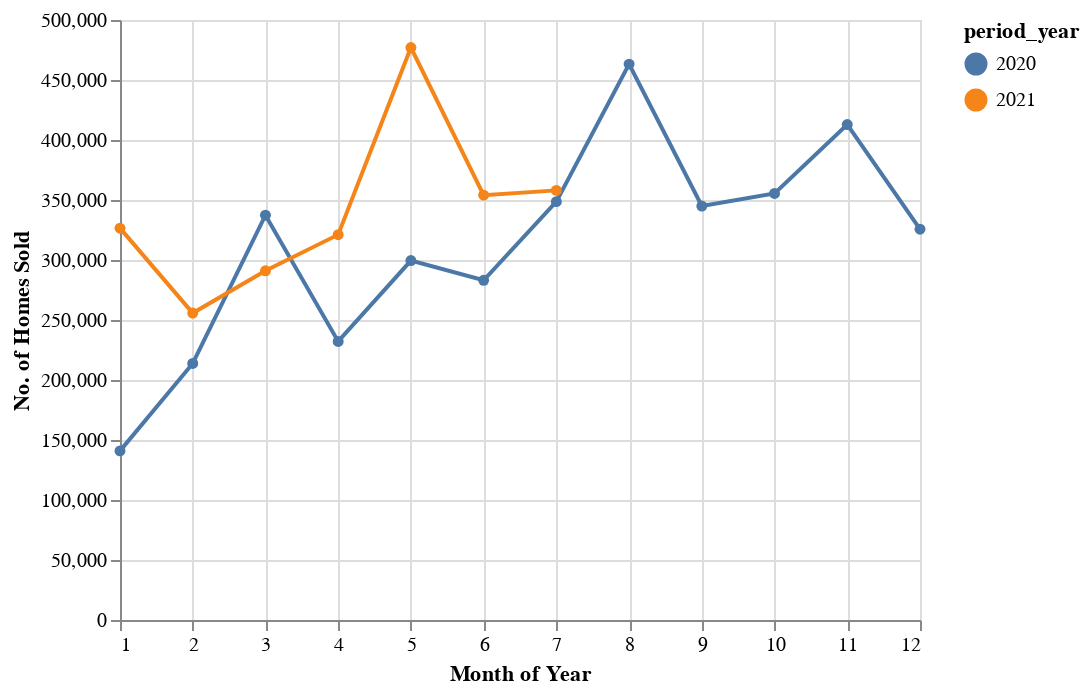

The cell this chart's notebook holds for it:
### Code cell
monthly_homes_sold = redfin_sales.groupby(['period_month', 'period_year']).agg(
    homes_sold = ('total_homes_sold', sum)
)

monthly_homes_sold = monthly_homes_sold.reset_index()

# plotting it
alt.Chart(monthly_homes_sold).mark_line(point = True).encode(
    x = alt.X('period_month', title = "Month of Year"),
    y = alt.Y('homes_sold', title = "No. of Homes Sold"),
    color = 'period_year:N'
)

### Figure 1 — Vega-Lite specification as saved in the notebook (floating-point values rounded to 4 significant figures)
{"config": {"view": {"continuousWidth": 400, "continuousHeight": 300}}, "data": {"name": "data-e667f028d07df7c2ffe8cc51d70f06b8"}, "mark": {"type": "line", "point": true}, "encoding": {"color": {"type": "nominal", "field": "period_year"}, "x": {"type": "quantitative", "field": "period_month", "title": "Month of Year"}, "y": {"type": "quantitative", "field": "homes_sold", "title": "No. of Homes Sold"}}, "$schema": "https://vega.github.io/schema/vega-lite/v4.8.1.json", "datasets": {"data-e667f028d07df7c2ffe8cc51d70f06b8": [{"period_month": 1, "period_year": 2020, "homes_sold": 140900.0}, {"period_month": 1, "period_year": 2021, "homes_sold": 326500.0}, {"period_month": 2, "period_year": 2020, "homes_sold": 213800.0}, {"period_month": 2, "period_year": 2021, "homes_sold": 255800.0}, {"period_month": 3, "period_year": 2020, "homes_sold": 337300.0}, {"period_month": 3, "period_year": 2021, "homes_sold": 291000.0}, {"period_month": 4, "period_year": 2020, "homes_sold": 232100.0}, {"period_month": 4, "period_year": 2021, "homes_sold": 321100.0}, {"period_month": 5, "period_year": 2020, "homes_sold": 299500.0}, {"period_month": 5, "period_year": 2021, "homes_sold": 477000.0}, {"period_month": 6, "period_year": 2020, "homes_sold": 283100.0}, {"period_month": 6, "period_year": 2021, "homes_sold": 354100.0}, {"period_month": 7, "period_year": 2020, "homes_sold": 348600.0}, {"period_month": 7, "period_year": 2021, "homes_sold": 358000.0}, {"period_month": 8, "period_year": 2020, "homes_sold": 463200.0}, {"period_month": 9, "period_year": 2020, "homes_sold": 345000.0}, {"period_month": 10, "period_year": 2020, "homes_sold": 355500.0}, {"period_month": 11, "period_year": 2020, "homes_sold": 412800.0}, {"period_month": 12, "period_year": 2020, "homes_sold": 325700.0}]}}
